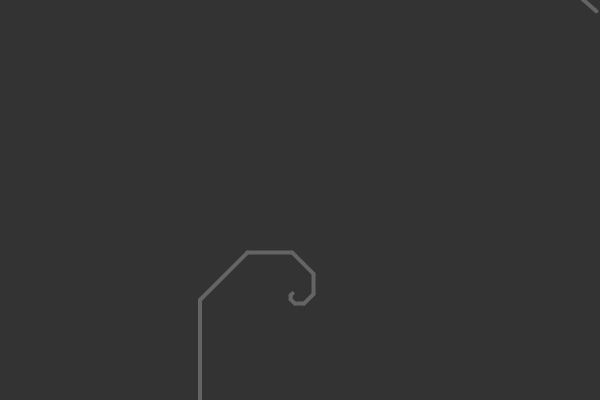
Frame 1 (no input)
Frame 60 (no input): identical to frame 1, image omitted
Frame 120 (the mouse pressed at the canvas centre since frame 60): identical to frame 1, image omitted

The p5.js sketch that drew this single still picture (run headless with seeded random() and noise() and a simulated clock; from frame 60 on, the mouse is pressed at the canvas centre):

// p5.js sketch
// ── sketch.js
var ast = {
  //make branch in 3d
increment: 4,
 angle: 0,

  branch:  function(x, y) {
    //
    // underlying structure = line(x1, y1, x2, y2)
    this.x = x
    this.y = y

    stroke(255);
    strokeWeight(4);
    line(0,0,-1,0)

  },

  rotate : function() {
    a += increment;
    // rotate PI /
    4
  }
}
var height

function setup() {
  createCanvas(600, 400);

}

function draw() {
// height refers to the actual canvas height

  stroke(100);
  background(51)
  strokeWeight(4);
  translate(200, height)
  branch(100)

}

function branch(len) {
  console.log(height)
  line(0,0,0, -len)
  line(0, height, 200, height -len)
  translate(0, -len)
  rotate(PI / 4)
  if ( len > 4) {

    branch(len *.67)

  }
}
